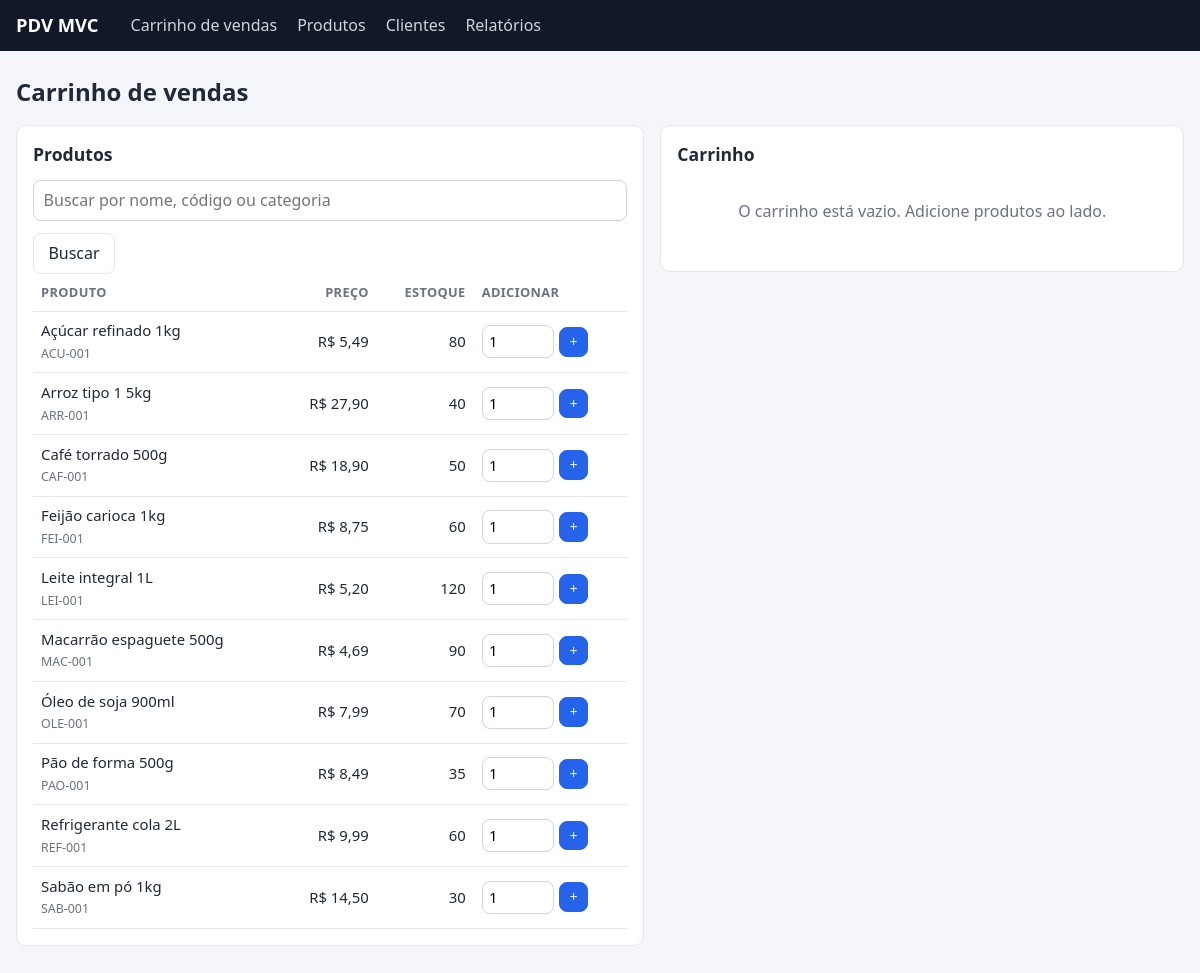
The page /carrinho on the database its author committed.
### tables this page shows
CREATE TABLE produtos (
    id              INT UNSIGNED AUTO_INCREMENT PRIMARY KEY,
    cod             VARCHAR(30)    NOT NULL UNIQUE,
    nome            VARCHAR(120)   NOT NULL,
    categoria       VARCHAR(60)    NOT NULL,
    validade        DATE           NOT NULL,
    quantidade      INT            NOT NULL DEFAULT 0,
    preco_unitario  DECIMAL(10,2)  NOT NULL,
    preco_pacote    DECIMAL(10,2)  NOT NULL DEFAULT 0,
    imagem          VARCHAR(255)   NULL
);

### app/Core/View.php (called while the page is built, shortened)
<?php
final class View
{
    public static function render(string $view, array $data = []): void
    {
        extract($data, EXTR_SKIP);
        require VIEW_PATH . '/' . $view . '.php';
        $content = ob_get_clean();
        require VIEW_PATH . '/layout/main.php';
    }
}

### app/Core/Controller.php (called while the page is built, shortened)
<?php
abstract class Controller
{
    protected function view(string $view, array $data = []): void
    {
        View::render($view, $data);
    }
}

### app/Controllers/CarrinhoController.php (called while the page is built, shortened)
<?php
final class CarrinhoController extends Controller
{
    public function index(): void
    {
        $busca = trim((string) ($_GET['q'] ?? ''));
        $this->view('carrinho/index', [
            'title'    => 'Carrinho de vendas',
            'busca'    => $busca,
            'produtos' => $this->produtos->all($busca),
            'itens'    => $this->carrinho->itens(),
            'subtotal' => $this->carrinho->subtotal(),
            'clientes' => $this->clientes->all(),
            'formas'   => Venda::FORMAS_PAGAMENTO,
            'tiposDesconto' => DescontoFactory::TIPOS,
        ]);
    }
}

### public/index.php (called while the page is built, shortened)
<?php
require APP_PATH . '/Core/helpers.php';
try {
    $container = require APP_PATH . '/bootstrap.php';
    $router = new Router($container);
    $router->dispatch($_SERVER['REQUEST_METHOD'] ?? 'GET', $_SERVER['REQUEST_URI'] ?? '/');
} catch (Throwable $e) {
    http_response_code(500);
    View::render('errors/500', [
        'title'   => 'Erro interno',
        'message' => Config::get('app.debug') ? $e->getMessage() : null,
    ]);
}

### app/Core/Config.php (called while the page is built, shortened)
<?php
final class Config
{
    private static array $data = [];
    public static function load(string $file): void
    {
        self::$data = require $file;
    }
    public static function get(string $key, mixed $default = null): mixed
    {
        $value = self::$data;
        foreach (explode('.', $key) as $part) {
            $value = $value[$part];
        }
        return $value;
    }
}

### app/Core/helpers.php (called while the page is built, shortened)
<?php
function e(mixed $value): string
{
    return htmlspecialchars((string) $value, ENT_QUOTES, 'UTF-8');
}
function money(float|int|string|null $value): string
{
    return 'R$ ' . number_format((float) $value, 2, ',', '.');
}
function url(string $path = ''): string
{
    return rtrim((string) Config::get('app.base_url', ''), '/') . '/' . ltrim($path, '/');
}

### app/Repositories/ProdutoRepository.php (called while the page is built, shortened)
<?php
final class ProdutoRepository
{
    public function all(string $busca = ''): array
    {
        if ($busca !== '') {
            $stmt = $this->pdo->prepare(
                'SELECT * FROM produtos WHERE nome LIKE :q1 OR cod LIKE :q2 OR categoria LIKE :q3 ORDER BY nome'
            );
            $like = '%' . $busca . '%';
            $stmt->execute(['q1' => $like, 'q2' => $like, 'q3' => $like]);
        } else {
            $stmt = $this->pdo->query('SELECT * FROM produtos ORDER BY nome');
        }
        return array_map([Produto::class, 'fromRow'], $stmt->fetchAll());
    }
}

### app/Services/CarrinhoService.php (called while the page is built, shortened)
<?php
final class CarrinhoService
{
    public function itens(): array
    {
        $itens = [];
        return $itens;
    }
}

### app/Views/carrinho/index.php (the view, shortened to what this page needs)
<div class="page-head"><h1>Carrinho de vendas</h1></div>
<div class="pdv-grid">
    <section class="card">
        <h2>Produtos</h2>
        <form class="filters" method="get" action="<?= e(url('/carrinho')) ?>">
            <input type="search" name="q" value="<?= e($busca) ?>" placeholder="Buscar por nome, código ou categoria">
            <button class="btn" type="submit">Buscar</button>
        </form>
        <table>
            <thead><tr><th>Produto</th><th class="num">Preço</th><th class="num">Estoque</th><th>Adicionar</th></tr></thead>
            <tbody>
            <?php foreach ($produtos as $p): ?>
                <tr>
                    <td><?php if ($p->imagem): ?><img class="thumb" style="float:left;margin-right:.5rem" src="<?= e(url('/imagens/' . $p->imagem)) ?>" alt=""><?php endif; ?><?= e($p->nome) ?><br><small><?= e($p->cod) ?></small></td>
                    <td class="num"><?= e(money($p->precoUnitario)) ?></td>
                    <td class="num"><?= e($p->quantidade) ?></td>
                    <td>
                        <?php if ($p->quantidade > 0): ?>
                            <form class="inline" method="post" action="<?= e(url('/carrinho/adicionar')) ?>">
                                <input class="qty" type="number" name="quantidade" value="1" min="1" max="<?= e($p->quantidade) ?>">
                                <button class="btn btn-sm btn-primary" type="submit">+</button>
                            </form>
                        <?php else: ?>
                            <span class="badge badge-off">Sem estoque</span>
                        <?php endif; ?>
                    </td>
                </tr>
            <?php endforeach; ?>
            </tbody>
        </table>
    </section>
    <section class="card">
        <h2>Carrinho</h2>
        <?php if (!$itens): ?>
            <p class="empty">O carrinho está vazio. Adicione produtos ao lado.</p>
        <?php endif; ?>
    </section>
</div>

### app/Core/Router.php (shortened to what this page needs)
<?php
final class Router
{
    private array $routes = [];
    private function add(string $method, string $path, array $handler): void
    {
        $regex = '#^' . preg_replace('#\{(\w+)\}#', '(?P<$1>\d+)', $path) . '$#';
        $this->routes[] = [$method, $regex, $handler];
    }
    public function dispatch(string $method, string $uri): void
    {
        $path = parse_url($uri, PHP_URL_PATH) ?: '/';
        $path = '/' . trim($path, '/');
        foreach ($this->routes as [$routeMethod, $regex, $handler]) {
            if ($routeMethod === $method && preg_match($regex, $path, $matches)) {
                $params = [];
                $controller = $this->container->get($handler[0]);
                $controller->{$handler[1]}(...$params);
                return;
            }
        }
    }
}

### app/Views/layout/main.php (shortened to what this page needs)
<!DOCTYPE html>
<html lang="pt-BR">
<head>
    <link rel="stylesheet" href="<?= e(url('/assets/style.css')) ?>">
</head>
<body>
<header class="topbar">
    <div class="topbar-inner">
        <a class="brand" href="<?= e(url('/carrinho')) ?>">PDV MVC</a>
        <nav>
            <a href="<?= e(url('/carrinho')) ?>">Carrinho de vendas</a>
            <a href="<?= e(url('/produtos')) ?>">Produtos</a>
            <a href="<?= e(url('/clientes')) ?>">Clientes</a>
            <a href="<?= e(url('/relatorios')) ?>">Relatórios</a>
        </nav>
    </div>
</header>
<main class="container">
    <?= $content ?>
</main>
</body>
</html>

### public/assets/style.css (style rules this page uses)
:root { --bg: #f4f6f9; --card: #fff; --text: #1f2937; --muted: #6b7280; --line: #e5e7eb; --primary: #2563eb; --primary-dark: #1d4ed8; --danger: #dc2626; --ok: #15803d; --radius: 10px; }
* { box-sizing: border-box; }
body { margin: 0; font-family: system-ui, -apple-system, "Segoe UI", Roboto, sans-serif; background: var(--bg); color: var(--text); line-height: 1.45; }
h1 { font-size: 1.5rem; margin: 0; }
h2 { font-size: 1.1rem; margin: 0 0 .75rem; }
small { color: var(--muted); }
.topbar { background: #111827; color: #fff; }
.topbar-inner { max-width: 1200px; margin: 0 auto; padding: .75rem 1rem; display: flex; align-items: center; gap: 2rem; flex-wrap: wrap; }
.brand { color: #fff; font-weight: 700; font-size: 1.15rem; text-decoration: none; }
.topbar nav { display: flex; gap: 1.25rem; }
.topbar nav a { color: #d1d5db; text-decoration: none; }
.container { max-width: 1200px; margin: 1.5rem auto; padding: 0 1rem; }
.page-head { display: flex; justify-content: space-between; align-items: center; gap: 1rem; margin-bottom: 1rem; flex-wrap: wrap; }
.card { background: var(--card); border: 1px solid var(--line); border-radius: var(--radius); padding: 1rem; margin-bottom: 1rem; }
table { width: 100%; border-collapse: collapse; font-size: .93rem; }
th, td { padding: .55rem .5rem; border-bottom: 1px solid var(--line); text-align: left; vertical-align: middle; }
th { color: var(--muted); font-weight: 600; font-size: .8rem; text-transform: uppercase; letter-spacing: .03em; }
.num { text-align: right; }
.empty { color: var(--muted); text-align: center; padding: 1rem; }
.btn { display: inline-block; padding: .5rem .9rem; border-radius: 8px; border: 1px solid var(--line); background: #fff; color: var(--text); cursor: pointer; text-decoration: none; font-size: .9rem; font: inherit; }
.btn-primary { background: var(--primary); border-color: var(--primary); color: #fff; }
.btn-sm { padding: .25rem .6rem; font-size: .85rem; }
form.inline { display: inline-flex; gap: .35rem; align-items: center; margin: 0; }
input, select { font: inherit; padding: .5rem .6rem; border: 1px solid #d1d5db; border-radius: 8px; background: #fff; width: 100%; }
input.qty { width: 4.5rem; padding: .3rem .4rem; }
.filters { display: flex; gap: .75rem; align-items: flex-end; flex-wrap: wrap; }
.filters input[type=search] { min-width: 260px; }
.pdv-grid { display: grid; grid-template-columns: 1.2fr 1fr; gap: 1rem; align-items: start; }

### rows shown on the page
produtos: nome "Açúcar refinado 1kg", cod "ACU-001", preco_unitario "R$ 5,49", quantidade "80"
produtos: nome "Arroz tipo 1 5kg", cod "ARR-001", preco_unitario "R$ 27,90", quantidade "40"
produtos: nome "Café torrado 500g", cod "CAF-001", preco_unitario "R$ 18,90", quantidade "50"
produtos: nome "Feijão carioca 1kg", cod "FEI-001", preco_unitario "R$ 8,75", quantidade "60"
produtos: nome "Leite integral 1L", cod "LEI-001", preco_unitario "R$ 5,20", quantidade "120"
produtos: nome "Macarrão espaguete 500g", cod "MAC-001", preco_unitario "R$ 4,69", quantidade "90"
produtos: nome "Óleo de soja 900ml", cod "OLE-001", preco_unitario "R$ 7,99", quantidade "70"
produtos: nome "Pão de forma 500g", cod "PAO-001", preco_unitario "R$ 8,49", quantidade "35"
produtos: nome "Refrigerante cola 2L", cod "REF-001", preco_unitario "R$ 9,99", quantidade "60"
produtos: nome "Sabão em pó 1kg", cod "SAB-001", preco_unitario "R$ 14,50", quantidade "30"
